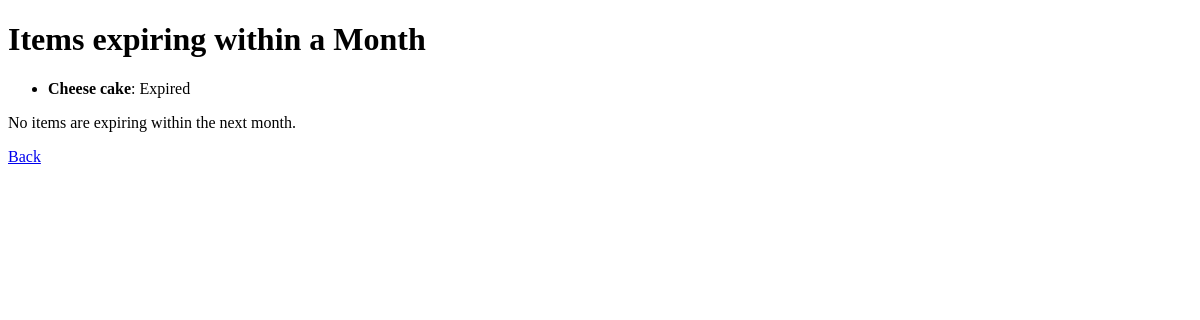
Before: /warehouses/expiry_check/ with the older database file.
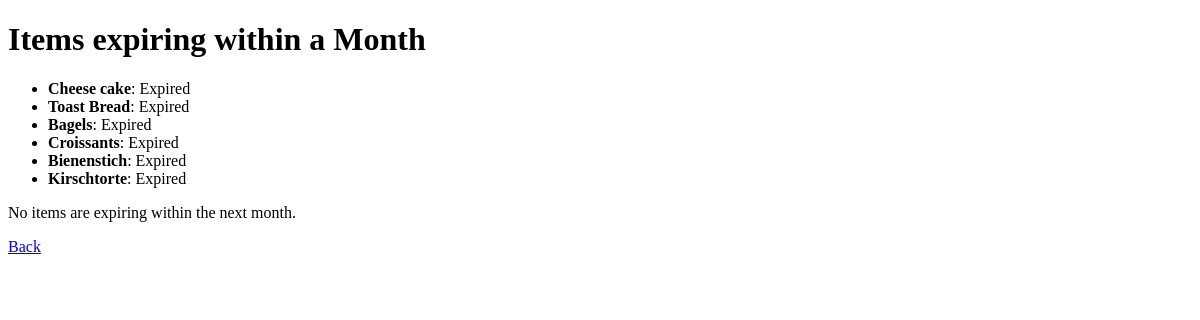
After: the same page with the newer database file.
### warehouses/models.py (models this page shows)
class Item(models.Model):
    Category = models.ForeignKey(Category, on_delete=models.CASCADE)
    name = models.CharField(max_length=50)
    location = models.CharField(max_length=50)
    quantity = models.IntegerField()
    expiry = models.DateField()
    updated_time = models.DateTimeField(auto_now=True)
    description = models.TextField(blank=True)

### warehouses/views.py (the view)
# urls.py: path('warehouses/expiry_check/',expiry_check,name='expiry_check'),
def expiry_check(request):
    one_month_later = now().date()+timedelta(days=30)
    today = now().date()
    expiring_items = Item.objects.filter(expiry__lte = one_month_later, expiry__gt = today).order_by('expiry')
    expired_items =Item.objects.filter(expiry__lte = now().date())
    context={'expiring_items':expiring_items,'expired_items':expired_items}
    return render(request,'warehouses/expiry_check.html',context=context)

### warehouses/templates/warehouses/expiry_check.html (shortened to what this page needs)
<!DOCTYPE html>
<html lang="en">
<head>
</head>
<body>
    <h1>Items expiring within a Month</h1>
    {% if expired_items %}
      <ul>
        {% for item in expired_items %}
            <li>
                <strong>{{ item.name }}</strong>: Expired
            </li>
        {% endfor %}
      </ul>
    {% else %}
        <p>No items have Expired</p>
    {% endif %}
    {% if expiring_items %}
        <ul>
            {% for item in expiring_items %}
                <li>
                    <strong>{{ item.name }}</strong>: Expiring on {{ item.expiry }}
                </li>
            {% endfor %}
        </ul>
    {% else %}
        <p>No items are expiring within the next month.</p>
    {% endif %}
    <a href="/">Back</a>
</body>
</html>

Changed rows visible on the page:
added Item: name "Toast Bread"
added Item: name "Bagels"
added Item: name "Croissants"
added Item: name "Bienenstich"
added Item: name "Kirschtorte"
